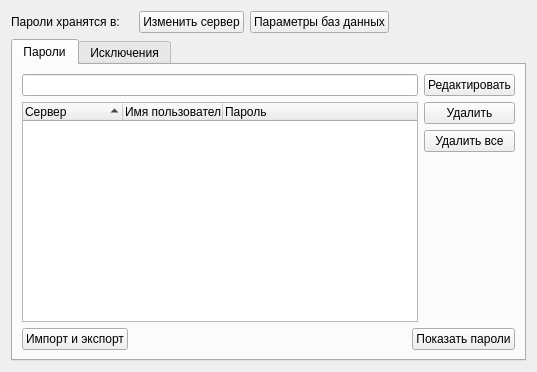
<?xml version="1.0" encoding="UTF-8"?>
<ui version="4.0">
 <class>AutoFillManager</class>
 <widget class="QWidget" name="AutoFillManager">
  <property name="geometry">
   <rect>
    <x>0</x>
    <y>0</y>
    <width>537</width>
    <height>372</height>
   </rect>
  </property>
  <layout class="QVBoxLayout" name="verticalLayout_3">
   <item>
    <layout class="QHBoxLayout" name="horizontalLayout">
     <item>
      <widget class="QLabel" name="label">
       <property name="sizePolicy">
        <sizepolicy hsizetype="Fixed" vsizetype="Preferred">
         <horstretch>0</horstretch>
         <verstretch>0</verstretch>
        </sizepolicy>
       </property>
       <property name="text">
        <string>&lt;html&gt;&lt;head/&gt;&lt;body&gt;&lt;p&gt;Пароли хранятся в:&lt;/p&gt;&lt;/body&gt;&lt;/html&gt;</string>
       </property>
      </widget>
     </item>
     <item>
      <widget class="QLabel" name="currentBackend"/>
     </item>
     <item>
      <widget class="QPushButton" name="changeBackend">
       <property name="text">
        <string>Изменить сервер</string>
       </property>
      </widget>
     </item>
     <item>
      <widget class="QPushButton" name="backendOptions">
       <property name="text">
        <string>Параметры баз данных</string>
       </property>
      </widget>
     </item>
     <item>
      <spacer name="horizontalSpacer_2">
       <property name="orientation">
        <enum>Qt::Horizontal</enum>
       </property>
       <property name="sizeHint" stdset="0">
        <size>
         <width>40</width>
         <height>20</height>
        </size>
       </property>
      </spacer>
     </item>
    </layout>
   </item>
   <item>
    <widget class="QTabWidget" name="tabWidget">
     <property name="focusPolicy">
      <enum>Qt::NoFocus</enum>
     </property>
     <property name="currentIndex">
      <number>0</number>
     </property>
     <widget class="QWidget" name="tabPass">
      <attribute name="title">
       <string>Пароли</string>
      </attribute>
      <layout class="QGridLayout" name="gridLayout">
       <item row="2" column="0">
        <widget class="TreeWidget" name="treePass">
         <property name="indentation">
          <number>0</number>
         </property>
         <property name="sortingEnabled">
          <bool>true</bool>
         </property>
         <attribute name="headerMinimumSectionSize">
          <number>100</number>
         </attribute>
         <column>
          <property name="text">
           <string>Сервер</string>
          </property>
         </column>
         <column>
          <property name="text">
           <string>Имя пользователя</string>
          </property>
         </column>
         <column>
          <property name="text">
           <string>Пароль</string>
          </property>
         </column>
        </widget>
       </item>
       <item row="3" column="0" colspan="2">
        <layout class="QHBoxLayout" name="showPasswordsLayout">
         <item>
          <widget class="QPushButton" name="importExport">
           <property name="sizePolicy">
            <sizepolicy hsizetype="Preferred" vsizetype="Preferred">
             <horstretch>0</horstretch>
             <verstretch>0</verstretch>
            </sizepolicy>
           </property>
           <property name="text">
            <string>Импорт и экспорт</string>
           </property>
          </widget>
         </item>
         <item>
          <widget class="QLabel" name="importExportLabel">
           <property name="text">
            <string/>
           </property>
          </widget>
         </item>
         <item>
          <spacer name="horizontalSpacer">
           <property name="orientation">
            <enum>Qt::Horizontal</enum>
           </property>
           <property name="sizeHint" stdset="0">
            <size>
             <width>40</width>
             <height>20</height>
            </size>
           </property>
          </spacer>
         </item>
         <item>
          <widget class="QPushButton" name="showPasswords">
           <property name="text">
            <string>Показать пароли</string>
           </property>
          </widget>
         </item>
        </layout>
       </item>
       <item row="1" column="0">
        <widget class="QLineEdit" name="search"/>
       </item>
       <item row="1" column="1" rowspan="2">
        <layout class="QVBoxLayout" name="verticalLayout">
         <item>
          <widget class="QPushButton" name="editPass">
           <property name="text">
            <string>Редактировать</string>
           </property>
          </widget>
         </item>
         <item>
          <widget class="QPushButton" name="removePass">
           <property name="text">
            <string>Удалить</string>
           </property>
          </widget>
         </item>
         <item>
          <widget class="QPushButton" name="removeAllPass">
           <property name="text">
            <string>Удалить все</string>
           </property>
          </widget>
         </item>
         <item>
          <spacer name="verticalSpacer">
           <property name="orientation">
            <enum>Qt::Vertical</enum>
           </property>
           <property name="sizeHint" stdset="0">
            <size>
             <width>20</width>
             <height>40</height>
            </size>
           </property>
          </spacer>
         </item>
        </layout>
       </item>
      </layout>
     </widget>
     <widget class="QWidget" name="tabExcept">
      <attribute name="title">
       <string>Исключения</string>
      </attribute>
      <layout class="QHBoxLayout" name="horizontalLayout_3">
       <item>
        <widget class="TreeWidget" name="treeExcept">
         <property name="sortingEnabled">
          <bool>true</bool>
         </property>
         <column>
          <property name="text">
           <string>Сервер</string>
          </property>
         </column>
        </widget>
       </item>
       <item>
        <layout class="QVBoxLayout" name="verticalLayout_2">
         <item>
          <widget class="QPushButton" name="removeExcept">
           <property name="text">
            <string>Удалить</string>
           </property>
          </widget>
         </item>
         <item>
          <widget class="QPushButton" name="removeAllExcept">
           <property name="text">
            <string>Удалить все</string>
           </property>
          </widget>
         </item>
         <item>
          <spacer name="verticalSpacer_2">
           <property name="orientation">
            <enum>Qt::Vertical</enum>
           </property>
           <property name="sizeHint" stdset="0">
            <size>
             <width>20</width>
             <height>40</height>
            </size>
           </property>
          </spacer>
         </item>
        </layout>
       </item>
      </layout>
     </widget>
    </widget>
   </item>
  </layout>
 </widget>
 <customwidgets>
  <customwidget>
   <class>TreeWidget</class>
   <extends>QTreeWidget</extends>
   <header>treewidget.h</header>
  </customwidget>
 </customwidgets>
 <resources/>
 <connections/>
</ui>
